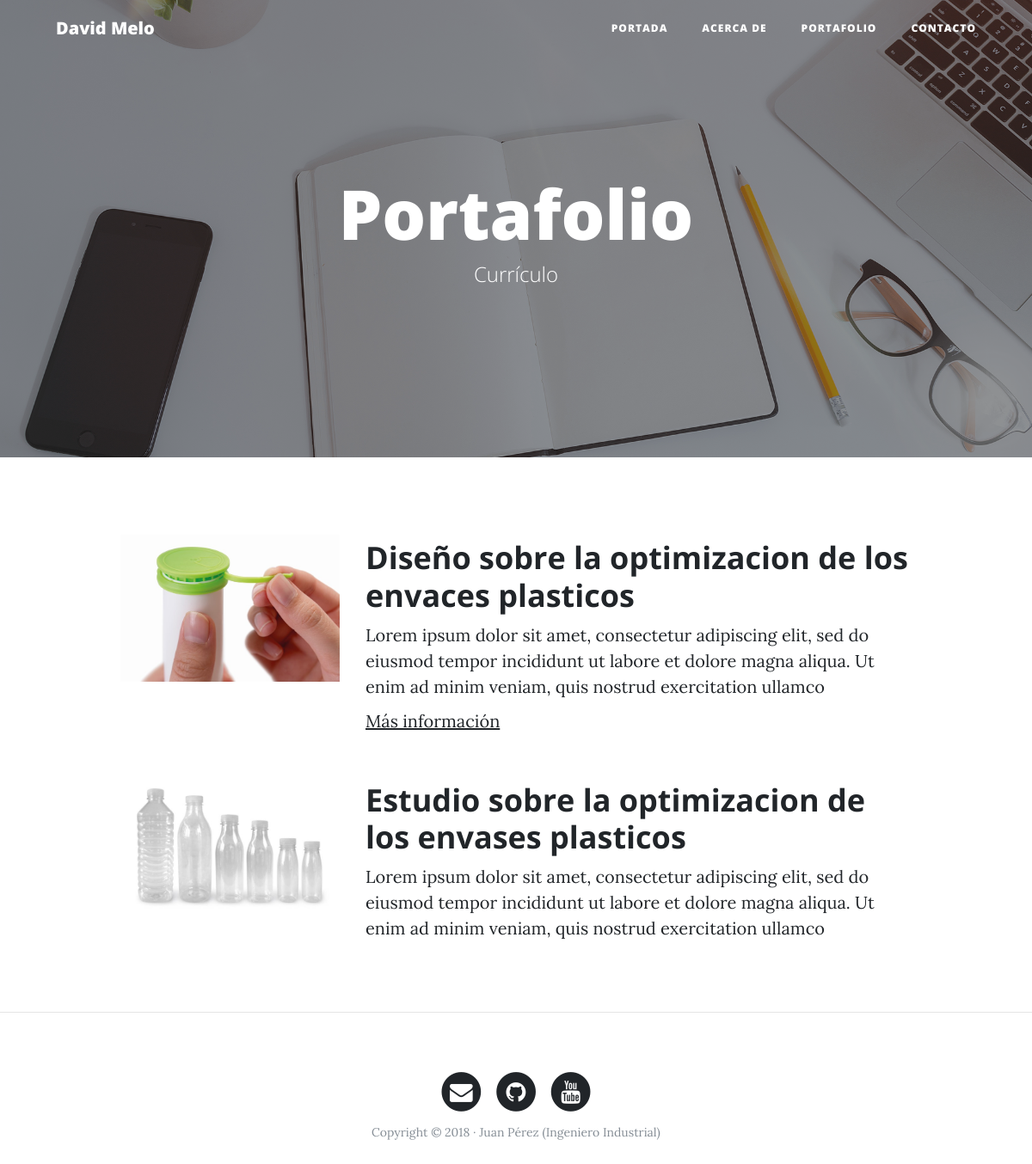
The page /portfolio/ on the database its author committed.
### portfolio/models.py (models this page shows, shortened)
class Proyect(models.Model):
    title = models.CharField(max_length=200, verbose_name="Título")
    description = models.TextField(verbose_name="Descripción")
    image = models.ImageField(verbose_name="Imagen", upload_to="projects")
    url = models.URLField(null=True, blank=True, verbose_name="Dirección web")
    created = models.DateTimeField(auto_now_add=True, verbose_name="Fecha de creación")
    updated = models.DateTimeField(auto_now=True, verbose_name="Fecha de edición")
    class Meta:
        verbose_name = "proyecto"
        verbose_name_plural = "proyectos"
        ordering = ["created"]

### portfolio/views.py (the view)
# urls.py: path('portfolio/', portfolio_views.portfolio, name="portfolio"),
def portfolio(request):
    projects = Proyect.objects.all()
    return render(request, "portfolio/portfolio.html", {'projects':projects})

### portfolio/templates/portfolio/portfolio.html (shortened to what this page needs)
{% extends 'core/base.html' %}
{% block background %}{% load static %}{% static 'core/img/portfolio-bg.jpg' %}{% endblock %}
{% block headers %}
<h1>Portafolio</h1>
<span class="subheading">Currículo</span>
{% endblock %}
{% block content %}
    {% for project in projects %}
        <div class="row project">
            <div class="col-lg-3 col-md-4 offset-lg-1">
                <img class="img-fluid" src="{{project.image.url}}" alt="">
            </div>
            <div class="col-lg-7 col-md-8">
                <h2 class="section-heading title">{{ project.title }}</h2>
                <p>{{ project.description }}</p>
                {% if project.url %}
                    <p><a href="{{ project.link }}">Más información</a></p>
                {% endif %}
            </div>
        </div>
    {% endfor %}
{% endblock %}

### core/templates/core/base.html (shortened to what this page needs)
<!DOCTYPE html>
<html lang="es">
  <head>
    {% load static%}
    <link href="{% static 'core/vendor/bootstrap/css/bootstrap.min.css' %}" rel="stylesheet">
    <link href="{% static 'core/vendor/font-awesome/css/font-awesome.min.css' %}" rel="stylesheet" type="text/css">
    <link href="{% static 'core/css/clean-blog.min.css' %}" rel="stylesheet">
  </head>
  <body>
    <nav class="navbar navbar-expand-lg navbar-light fixed-top" id="mainNav">
      <div class="container">
        <a class="navbar-brand" href="{% url 'home' %}">David Melo</a>
        <div class="collapse navbar-collapse" id="navbarResponsive">
          <ul class="navbar-nav ml-auto">
            <li class="nav-item">
              <a class="nav-link" href="{% url 'home' %}">Portada</a>
            </li>
            <li class="nav-item">
              <a class="nav-link" href="{% url 'about' %}">Acerca de</a>
            </li>
            <li class="nav-item">
              <a class="nav-link" href="{% url 'portfolio' %}">Portafolio</a>
            </li>
            <li class="nav-item">
              <a class="nav-link" href="{% url 'contact' %}">Contacto</a>
            </li>
          </ul>
        </div>
      </div>
    </nav>
    <header class="masthead" style="background-image: url('{% block background %}{% endblock %}')">
      <div class="overlay"></div>
      <div class="container">
        <div class="row">
          <div class="col-lg-8 col-md-10 mx-auto">
            <div class="site-heading">
                {% block headers %}{% endblock %}
            </div>
          </div>
        </div>
      </div>
    </header>
    <div class="container">
        {% block content %}{% endblock %}
    </div>
    {% if request.path != "/" %}<hr>{% endif %}
    <footer>
      <div class="container">
        <div class="row">
          <div class="col-lg-8 col-md-10 mx-auto">
            <ul class="list-inline text-center">
              <li class="list-inline-item">
                <a href="#">
                  <span class="fa-stack fa-lg">
                    <i class="fa fa-circle fa-stack-2x"></i>
                    <i class="fa fa-envelope fa-stack-1x fa-inverse"></i>
                  </span>
                </a>
              </li>
              <li class="list-inline-item">
                <a href="#">
                  <span class="fa-stack fa-lg">
                    <i class="fa fa-circle fa-stack-2x"></i>
                    <i class="fa fa-github fa-stack-1x fa-inverse"></i>
                  </span>
                </a>
              </li>
              <li class="list-inline-item">
                <a href="#">
                  <span class="fa-stack fa-lg">
                    <i class="fa fa-circle fa-stack-2x"></i>
                    <i class="fa fa-youtube fa-stack-1x fa-inverse"></i>
                  </span>
                </a>
              </li>
            </ul>
            <p class="copyright text-muted">Copyright &copy; 2018 · Juan Pérez (Ingeniero Industrial) </p>
          </div>
        </div>
      </div>
    </footer>
  </body>
</html>

### rows shown on the page
Proyect: image (picture), title "Diseño sobre la optimizacion de los envaces plasticos", description "Lorem ipsum dolor sit amet, consectetur adipiscing elit, sed do eiusmod tempor incididunt ut labore et dolore magna aliqua. Ut enim ad minim veniam, quis nostrud exercitation ullamco"
Proyect: image (picture), title "Estudio sobre la optimizacion de los envases plasticos", description "Lorem ipsum dolor sit amet, consectetur adipiscing elit, sed do eiusmod tempor incididunt ut labore et dolore magna aliqua. Ut enim ad minim veniam, quis nostrud exercitation ullamco"
